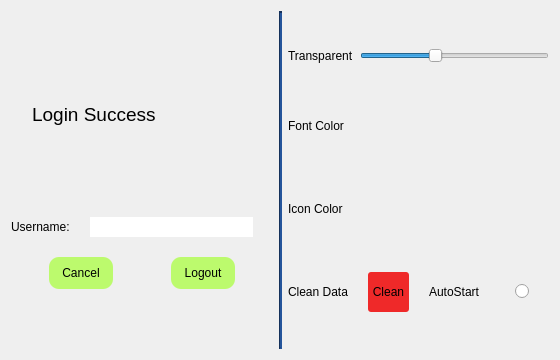
<?xml version="1.0" encoding="UTF-8"?>
<ui version="4.0">
 <class>userInfo</class>
 <widget class="QDialog" name="userInfo">
  <property name="geometry">
   <rect>
    <x>0</x>
    <y>0</y>
    <width>560</width>
    <height>360</height>
   </rect>
  </property>
  <property name="minimumSize">
   <size>
    <width>560</width>
    <height>360</height>
   </size>
  </property>
  <property name="maximumSize">
   <size>
    <width>560</width>
    <height>360</height>
   </size>
  </property>
  <property name="windowTitle">
   <string>Setting</string>
  </property>
  <layout class="QHBoxLayout" name="horizontalLayout_3">
   <item>
    <layout class="QVBoxLayout" name="verticalLayout">
     <property name="spacing">
      <number>20</number>
     </property>
     <property name="topMargin">
      <number>20</number>
     </property>
     <property name="bottomMargin">
      <number>60</number>
     </property>
     <item>
      <widget class="QLabel" name="label">
       <property name="font">
        <font>
         <pointsize>14</pointsize>
        </font>
       </property>
       <property name="text">
        <string>    Login Success</string>
       </property>
      </widget>
     </item>
     <item>
      <layout class="QHBoxLayout" name="horizontalLayout">
       <property name="rightMargin">
        <number>20</number>
       </property>
       <item>
        <widget class="QLabel" name="tip_user">
         <property name="text">
          <string>Username:</string>
         </property>
        </widget>
       </item>
       <item>
        <widget class="QLineEdit" name="username">
         <property name="frame">
          <bool>false</bool>
         </property>
         <property name="readOnly">
          <bool>true</bool>
         </property>
        </widget>
       </item>
      </layout>
     </item>
     <item>
      <layout class="QHBoxLayout" name="horizontalLayout_2">
       <item>
        <widget class="QPushButton" name="cancel">
         <property name="minimumSize">
          <size>
           <width>64</width>
           <height>32</height>
          </size>
         </property>
         <property name="maximumSize">
          <size>
           <width>64</width>
           <height>32</height>
          </size>
         </property>
         <property name="styleSheet">
          <string notr="true">background-color: rgb(188, 250, 109);
border-radius:10px;</string>
         </property>
         <property name="text">
          <string>Cancel</string>
         </property>
        </widget>
       </item>
       <item>
        <widget class="QPushButton" name="logout">
         <property name="minimumSize">
          <size>
           <width>64</width>
           <height>32</height>
          </size>
         </property>
         <property name="maximumSize">
          <size>
           <width>64</width>
           <height>32</height>
          </size>
         </property>
         <property name="styleSheet">
          <string notr="true">background-color: rgb(188, 250, 109);
border-radius:10px;</string>
         </property>
         <property name="text">
          <string>Logout</string>
         </property>
        </widget>
       </item>
      </layout>
     </item>
    </layout>
   </item>
   <item>
    <widget class="Line" name="line">
     <property name="minimumSize">
      <size>
       <width>0</width>
       <height>0</height>
      </size>
     </property>
     <property name="styleSheet">
      <string notr="true">background-color: rgb(32, 74, 135);</string>
     </property>
     <property name="lineWidth">
      <number>2</number>
     </property>
     <property name="orientation">
      <enum>Qt::Vertical</enum>
     </property>
    </widget>
   </item>
   <item>
    <layout class="QVBoxLayout" name="verticalLayout_2">
     <item>
      <layout class="QHBoxLayout" name="horizontalLayout_5">
       <item>
        <widget class="QLabel" name="transparentLabel">
         <property name="text">
          <string>Transparent</string>
         </property>
        </widget>
       </item>
       <item>
        <widget class="QSlider" name="transparent">
         <property name="maximum">
          <number>255</number>
         </property>
         <property name="singleStep">
          <number>5</number>
         </property>
         <property name="pageStep">
          <number>25</number>
         </property>
         <property name="value">
          <number>100</number>
         </property>
         <property name="sliderPosition">
          <number>100</number>
         </property>
         <property name="tracking">
          <bool>false</bool>
         </property>
         <property name="orientation">
          <enum>Qt::Horizontal</enum>
         </property>
        </widget>
       </item>
      </layout>
     </item>
     <item>
      <layout class="QHBoxLayout" name="horizontalLayout_6">
       <item>
        <widget class="QLabel" name="fontColorLabel">
         <property name="text">
          <string>Font Color</string>
         </property>
        </widget>
       </item>
       <item>
        <widget class="QPushButton" name="chooseFontColor">
         <property name="minimumSize">
          <size>
           <width>150</width>
           <height>40</height>
          </size>
         </property>
         <property name="maximumSize">
          <size>
           <width>150</width>
           <height>16777215</height>
          </size>
         </property>
         <property name="styleSheet">
          <string notr="true">border-radius:3px;
</string>
         </property>
         <property name="text">
          <string/>
         </property>
        </widget>
       </item>
      </layout>
     </item>
     <item>
      <layout class="QHBoxLayout" name="horizontalLayout_7">
       <item>
        <widget class="QLabel" name="IconColorLabel">
         <property name="text">
          <string>Icon Color</string>
         </property>
        </widget>
       </item>
       <item>
        <widget class="QPushButton" name="chooseIconColor">
         <property name="minimumSize">
          <size>
           <width>150</width>
           <height>40</height>
          </size>
         </property>
         <property name="maximumSize">
          <size>
           <width>150</width>
           <height>16777215</height>
          </size>
         </property>
         <property name="styleSheet">
          <string notr="true">border-radius:3px;</string>
         </property>
         <property name="text">
          <string/>
         </property>
        </widget>
       </item>
      </layout>
     </item>
     <item>
      <layout class="QHBoxLayout" name="horizontalLayout_10">
       <property name="spacing">
        <number>20</number>
       </property>
       <item>
        <layout class="QHBoxLayout" name="horizontalLayout_8">
         <item>
          <widget class="QLabel" name="clearDataLabel">
           <property name="text">
            <string>Clean Data</string>
           </property>
          </widget>
         </item>
         <item>
          <widget class="QPushButton" name="clearData">
           <property name="minimumSize">
            <size>
             <width>0</width>
             <height>40</height>
            </size>
           </property>
           <property name="maximumSize">
            <size>
             <width>150</width>
             <height>16777215</height>
            </size>
           </property>
           <property name="styleSheet">
            <string notr="true">background-color: rgb(239, 41, 41);
border-radius:3px;</string>
           </property>
           <property name="text">
            <string>Clean</string>
           </property>
          </widget>
         </item>
        </layout>
       </item>
       <item>
        <layout class="QHBoxLayout" name="horizontalLayout_9">
         <property name="rightMargin">
          <number>20</number>
         </property>
         <item>
          <widget class="QLabel" name="clearDataLabel_2">
           <property name="text">
            <string>AutoStart</string>
           </property>
          </widget>
         </item>
         <item>
          <widget class="QRadioButton" name="radioButton">
           <property name="layoutDirection">
            <enum>Qt::RightToLeft</enum>
           </property>
           <property name="text">
            <string/>
           </property>
          </widget>
         </item>
        </layout>
       </item>
      </layout>
     </item>
    </layout>
   </item>
  </layout>
 </widget>
 <resources/>
 <connections>
  <connection>
   <sender>logout</sender>
   <signal>clicked()</signal>
   <receiver>userInfo</receiver>
   <slot>accept()</slot>
   <hints>
    <hint type="sourcelabel">
     <x>123</x>
     <y>157</y>
    </hint>
    <hint type="destinationlabel">
     <x>213</x>
     <y>172</y>
    </hint>
   </hints>
  </connection>
 </connections>
</ui>
